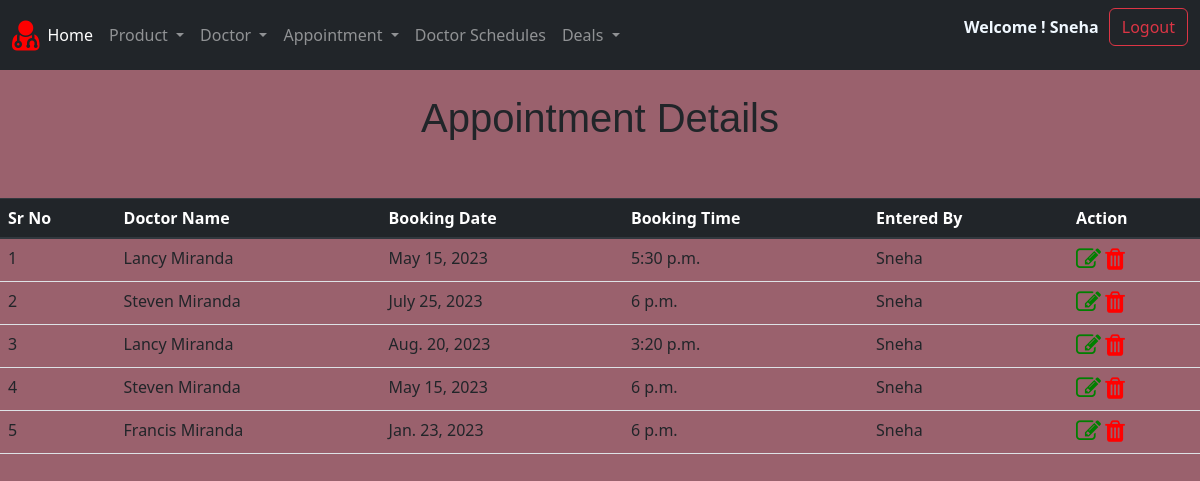
The page /view-appointment (signed in) on the database its author committed.
### CRMApp/models.py (models this page shows, shortened)
class Appointment(models.Model):
    Doctor_name = models.ForeignKey(Doctor,on_delete=models.CASCADE,blank=True,null=True)
    Booking_schedule = models.DateField()
    Booking_time = models.TimeField()
    entered_by = models.ForeignKey(User,on_delete=models.CASCADE,blank=True,null=True)

class Doctor(models.Model):
    spec = (('Allergists/Immunologists','Allergists/Immunologists'),
            ('Anesthesiologists','Anesthesiologists'),
            ('Cardiologists','Cardiologists'),
            ('Colon and Rectal Surgeons','Colon and Rectal Surgeons'),
            ('Critical Care Medicine Specialists','Critical Care Medicine Specialists'),
            ('Dermatologists','Dermatologists'),
            ('Endocrinologists','Endocrinologists'),
            ('Family Physicians','Family Physicians'),
            ('Gastroenterologists','Gastroenterologists'),
            ('Gastroenterologists','Gastroenterologists'),
            ('Geriatric Medicine Specialists','Geriatric Medicine Specialists'),
            ('Hematologists','Hematologists'),
            ('Oncologists','Oncologists'),
            ('Ophthalmologists','Ophthalmologists'),
            ('Pathologists','Pathologists'),
            ('Pediatricians','Pediatricians'),
            ('Physiatrists','Physiatrists'),
            ('Plastic Surgeons','Plastic Surgeons'),
            ('Radiologists','Radiologists'),
            )
    doc_name = models.CharField(max_length=100)
    doc_spec = models.CharField(max_length=200,choices=spec)
    doc_contact = models.CharField(max_length=100)
    doc_location = models.CharField(max_length=100)
    entered_by = models.ForeignKey(User,on_delete=models.CASCADE,blank=True,null=True)

### CRMApp/views.py (the view)
# urls.py: path('view-appointment',views.view_appointment,name='view-appointment'),
def view_appointment(request):
    user = request.user
    b = Appointment.objects.filter(entered_by = user)
    d = {'objects':b}
    return render(request,"base/appointment_display.html",d)

### templates/base/appointment_display.html (shortened to what this page needs)
{% include 'base/CDN.html' %}
{% include 'base/header.html' %}
{% block content %}
<center>
<h1 style="font-family: 'Gill Sans', 'Gill Sans MT', Calibri, 'Trebuchet MS', sans-serif;">Appointment Details</h1>
</center>
<table class="table table-hover">
    <thead class="thead-dark">
      <tr>
        <th scope="col">Sr No</th>
        <th scope="col">Doctor Name</th>
        <th scope="col">Booking Date</th>
        <th scope="col">Booking Time</th>
        <th scope="col">Entered By</th>
        <th scope="col">Action</th>
      </tr>
    </thead>
  <tbody>
    {% for i in objects %}
    <tr>
        <td>{{forloop.counter}}</td>
        <td>{{i.Doctor_name.doc_name}}</td>
        <td>{{i.Booking_schedule}}</td>
        <td>{{i.Booking_time}}</td>
        <td>{{i.entered_by}}</th>
        <td>
          <a href="{% url 'edit-appointment' i.id%}" data-id="{{i.id}}" ><i class="fa fa-edit" aria-hidden="true" style="color: green; font-size: 25px;"></i></a>
          <a href="{% url 'delete-appointment' i.id%}" data-id="{{i.id}}" onclick="return confirm('Do you want to delete this record?')"><i class="fa fa-trash" aria-hidden="true" style="color: red; font-size: 25px;"></i></a>
        </td>
    </tr>
    {% endfor %}
  </tbody>
</table>
{% endblock  %}

### templates/base/header.html (shortened to what this page needs)
{% block content %}
{% load static %}
<head>
  <link rel="stylesheet" href="https://cdnjs.cloudflare.com/ajax/libs/font-awesome/4.7.0/css/font-awesome.min.css">
  <link href="https://cdn.jsdelivr.net/npm/bootstrap@5.2.3/dist/css/bootstrap.min.css" rel="stylesheet">
  <link rel="stylesheet" href="{% static 'css/main.css'%}">
  <link rel="stylesheet" href="{% static 'media/MR.jpg'%}">
</head>
<body>
  <nav class="navbar navbar-expand-lg navbar-dark bg-dark">
    <div class="container-fluid">
      <i class="fa fa-user-md" aria-hidden="true" style="font-size: 35px; color: red;"></i>
      <div class="collapse navbar-collapse" id="navbarNavDropdown">
        <ul class="navbar-nav">
          <li class="nav-item">
            <a class="nav-link active" aria-current="page" href="{% url 'User-Dashboard'%}">Home</a>
          </li>
          <li class="dropdown">
            <a class="nav-item nav-link dropdown-toggle" data-toggle="dropdown">
              Product
            </a>
          </li>
          <li class="dropdown">
            <a class="nav-item nav-link dropdown-toggle" data-toggle="dropdown">
              Doctor
            </a>
          </li>
          <li class="dropdown">
            <a class="nav-item nav-link dropdown-toggle" data-toggle="dropdown">
              Appointment
            </a>
          </li>
          <li class="nav-item">
            <a class="nav-link" href="{% url 'schedule'%}">Doctor Schedules</a>
          </li>
          <li class="nav-item">
            <li class="dropdown">
              <a class="nav-item nav-link dropdown-toggle" data-toggle="dropdown">
                Deals
              </a>
            </li>
        </ul>
      </div>
      <p style="color: aliceblue; margin-right: 10px;"><strong>Welcome ! {{request.user}}</strong></p>
      <form class="d-flex" method="post" action="{% url 'logout' %}" >
        <button type="submit" class="btn btn-outline-danger">Logout</button>
      </form>
    </div>
  </nav>
</body>
  {% endblock  %}

### static/css/main.css (style rules this page uses)
body { background-color: #9A616D; }
a { color: white; text-decoration: none; outline: none; }

### rows shown on the page
Appointment: Doctor_name.doc_name "Lancy Miranda", Booking_schedule "May 15, 2023", Booking_time "5:30 p.m.", entered_by "Sneha"
Appointment: Doctor_name.doc_name "Steven Miranda", Booking_schedule "July 25, 2023", Booking_time "6 p.m.", entered_by "Sneha"
Appointment: Doctor_name.doc_name "Lancy Miranda", Booking_schedule "Aug. 20, 2023", Booking_time "3:20 p.m.", entered_by "Sneha"
Appointment: Doctor_name.doc_name "Steven Miranda", Booking_schedule "May 15, 2023", Booking_time "6 p.m.", entered_by "Sneha"
Appointment: Doctor_name.doc_name "Francis Miranda", Booking_schedule "Jan. 23, 2023", Booking_time "6 p.m.", entered_by "Sneha"

### other values the page prints
{{ request.user }} "Sneha"
